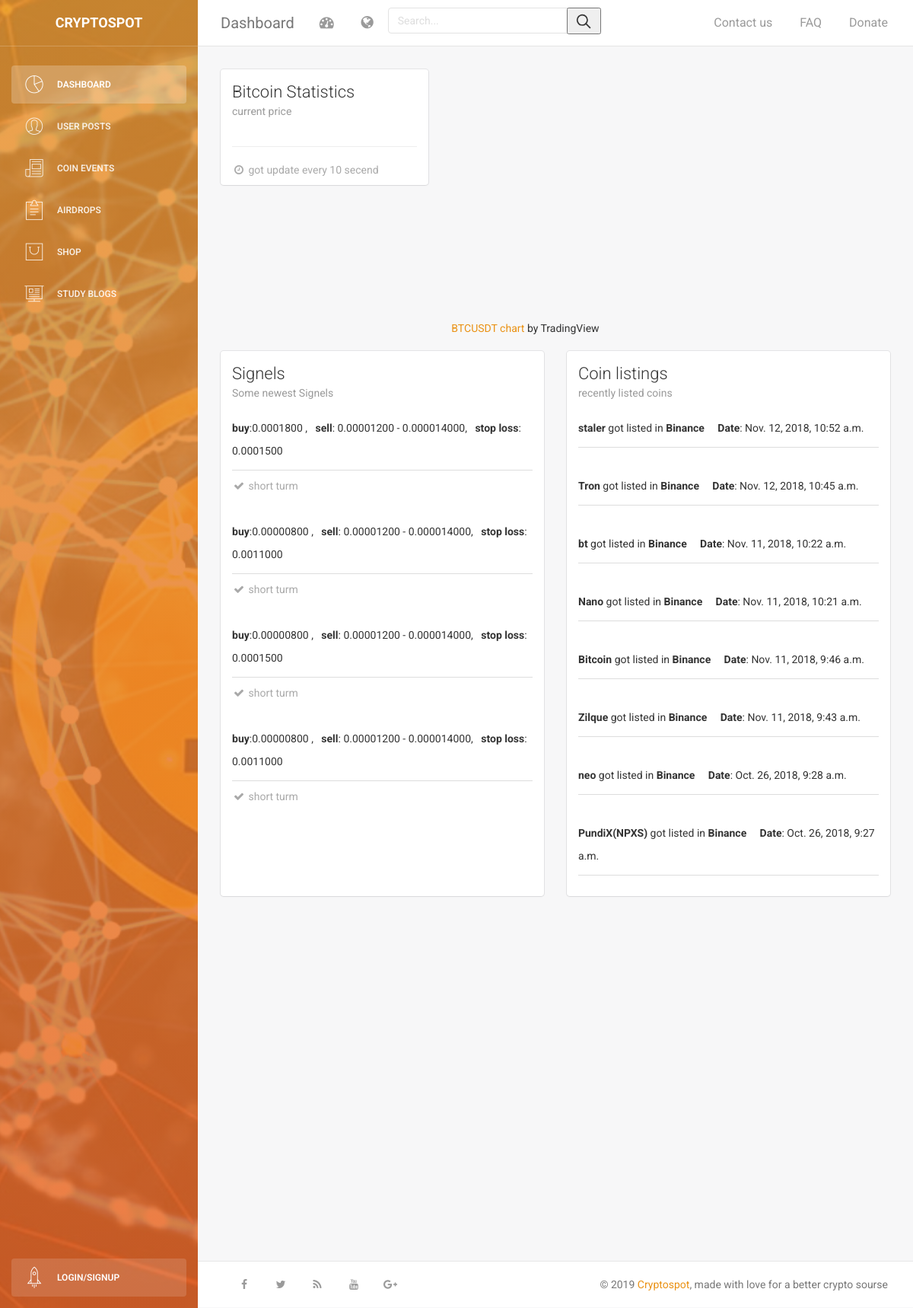
The page / on the database its author committed.
### dashboard/models.py (models this page shows)
class Dashconfig(models.Model):
	site_name = models.CharField(max_length=300 , null=True, blank=True)
	sidebar_image = models.ImageField(upload_to="Banners", null=True, blank=True , default="Banners/bitcoin-lighting.jpg")
	logo = models.ImageField(upload_to="Banners", null=True, blank=True , default="Banners/logo_orange.png")
	def __str__(self):
		return self.site_name

class Coin_listings(models.Model):
	coin = models.CharField(max_length=300 , null=True, blank=True)
	cymbol = models.CharField(max_length=10 , null=True, blank=True)
	coin_id = models.IntegerField(default=0, null=True, blank=True)
	exchange = models.ForeignKey(Exchange, on_delete=models.CASCADE, null=True)
	date = models.DateTimeField(default=datetime.now,blank=True,null=True, editable=False)
	def __str__(self):
		return self.coin

class Exchange(models.Model):
	name = models.CharField(max_length=30)
	def __str__(self):
       		return self.name

### posts/models.py (models this page shows, shortened)
class Signels(models.Model):
    author = models.ForeignKey(User, on_delete=models.CASCADE ,null=True)
    coin_name = models.CharField(max_length=300 , null=True, blank=True)
    symbol = models.CharField(max_length=10 , null=True, blank=True)
    title = models.CharField(max_length = 100, null=True, blank=True)
    signal_id = models.IntegerField(default=0, null=True, blank=True)
    buy =  models.CharField(max_length=200 , null=True, blank=True)
    sell =  models.CharField(max_length=200 , null=True, blank=True)
    stop_loss = models.CharField(max_length=200 , null=True, blank=True)
    created_at = models.DateTimeField(default=datetime.now,blank=True,null=True, editable=False)
    trade_time = models.CharField(max_length=100, null=True, blank=True)
    Exchange = models.ForeignKey(Exchange, on_delete=models.CASCADE, null=True)
    values_in = models.CharField(max_length=50 ,  null=True, choices=[('BTC', 'BTC'), ('USD', 'USD')])
    ups = models.IntegerField(default=0)
    down = models.IntegerField(default=0)

### website/views.py (the view)
# urls.py: url(r'^$', views.dashbord, name="dashbord"),
def dashbord(request):
	crypt = Dashconf.objects.get()
	signel = Signels.objects.all().order_by('-created_at')
	listing = Coin_listings.objects.all()
	dash = "Dashboard"
	for i in signel:
		if i.signal_id == 0:
			coin = i.symbol.upper()
			coincap(request, coin , i)
		else:
			pass
	for i in listing:
		if i.coin_id == 0:
			coin = i.cymbol.upper()
			coincap(request, coin , i)
		else:
			pass
	return render(request, "dashbord/dashbord.html", {"crypto": crypt , "signels" : reversed(signel), "listing": reversed(listing), "header": dash })

### website/templates/dashbord/dashbord.html (shortened to what this page needs)
{% extends 'dashbord/base.html' %}
{% block content %}
{% load static %}
        <div class="content">
            <div class="container-fluid">
                <div class="row">
                    <div class="col-md-4">
                        <div class="card">
                            <div class="header">
                                <h4 class="title"> Bitcoin Statistics</h4>
                                <p class="category">current price </p>
                            </div>
                            <div class="content">
                                    <hr>
                                    <div class="stats">
                                        <i class="fa fa-clock-o"></i> got update every 10 secend
                                    </div>
                            </div>
                        </div>
                    </div>
                    <div class="col-md-8">
                            <div class="content">
                                    <div class="tradingview-widget-container">
                                      <div id="tradingview_99272"></div>
                                      <div class="tradingview-widget-copyright"><a href="https://www.tradingview.com/symbols/BINANCE-BTCUSDT/" rel="noopener" target="_blank"><span class="blue-text">BTCUSDT chart</span></a> by TradingView</div>
                                    </div>
                        </div>
                        <br>
                    </div>
                </div>
                <div class="row">
                    <div class="signal col-md-6">
                        <div class="card signal" >
                            <div class="header">
                                <h4 class="title">Signels</h4>
                                <p class="category">Some newest Signels</p>
                            </div>
                            <div class="scrol">
                            {% for i in signels %}
                            <div class="content">
                                <div class="footer" id="legend">
                                    <div class="legend">
                                        <b class="buy">buy</b>:{{ i.buy }} ,  &nbsp;
                                        <b class="sell">sell</b>: {{i.sell}},  &nbsp;
                                        <b class="stop loss">stop loss</b>: {{ i.stop_loss }}
                                    </div>
                                    <hr>
                                    <div class="stats">
                                        <i class="fa fa-check"></i> {{i.trade_time}}
                                    </div>
                                </div>
                            </div>
                            {% endfor %}
                          </div>
                        </div>
                    </div>
                     <div class="signal col-md-6">
                        <div class="card listing">
                            <div class="header">
                                <h4 class="title">Coin listings</h4>
                                <p class="category">recently listed coins</p>
                            </div>
                            <div class="scrol">
                            {% for s in listing %}
                            <div class="content">
                                <div class="footer">
                                    <div class="legend" >
                                      <b class="listed">{{s.coin}}</b> got listed in <b>{{s.exchange}}</b> &nbsp; &nbsp;
                                      <b class="date">Date</b>: {{s.date}}  &nbsp;
                                    </div>
                                    <hr>
                                </div>
                            </div>
                            {% endfor %}
                          </div>
                        </div>
                    </div>
                </div>
        </div>
        </div>
          {% endblock %}

### website/templates/dashbord/base.html (shortened to what this page needs)
<!doctype html>
<html lang="en">
{% load static %}
<head>
    <link href="{% static 'dashboard/assets/css/bootstrap.min.css' %}" rel="stylesheet" />
    <link href="{% static 'dashboard/assets/css/animate.min.css' %}" rel="stylesheet"/>
    <link href="{% static 'dashboard/assets/css/light-bootstrap-dashboard.css' %}?{% now "U" %}" rel="stylesheet"/>
    <link href="{% static 'dashboard/assets/css/demo.css' %}" rel="stylesheet" />
    <link href="http://maxcdn.bootstrapcdn.com/font-awesome/4.2.0/css/font-awesome.min.css" rel="stylesheet">
    <link href="{% static 'dashboard/assets/css/pe-icon-7-stroke.css' %}" rel="stylesheet" />
</head>
<body>
<div class="wrapper">
    <div class="sidebar" data-color="orange" data-image="{% static 'website/bitcoin.jpg' %}">
        <div class="sidebar-wrapper">
            <div class="logo">
                <a href="/" class="simple-text">
                  <b>  {{ crypto.site_name }} </b>
                </a>
            </div>
            <ul class="nav">
                <li class="active">
                    <a href="/">
                        <i class="pe-7s-graph"></i>
                        <p>Dashboard</p>
                    </a>
                </li>
                <li>
                    <a href="/posts/">
                        <i class="pe-7s-user"></i>
                        <p>User Posts</p>
                    </a>
                </li>
                <li>
                    <a href="/events">
                        <i class="pe-7s-news-paper"></i>
                        <p>Coin events</p>
                    </a>
                </li>
                <li>
                    <a href="/airdrops">
                        <i class="pe-7s-note2"></i>
                        <p>Airdrops</p>
                    </a>
                </li>
                <li>
                    <a href="/shop">
                        <i class="pe-7s-shopbag"></i>
                        <p>Shop</p>
                    </a>
                </li>
                <li>
                    <a href="/blogs">
                        <i class="pe-7s-display2"></i>
                        <p>Study Blogs</p>
                    </a>
                </li>
                <li class="active-pro">
                 {% if request.user.is_authenticated %}
                    <a href="{% url 'logout_view' request.user.username %}">
                        <i class="pe-7s-rocket"></i>
                        <p>logout</p>
                    {% else %}
                    <a href="{% url 'auth_login' %}">
                        <i class="pe-7s-rocket"></i>
                        <p>login/signup</p>
                    {% endif %}
                    </a>
                </li>
            </ul>
        </div>
    </div>
    <div class="main-panel">
        <nav class="navbar navbar-default navbar-fixed">
            <div class="container-fluid">
                <div class="navbar-header">
                    <a class="navbar-brand" href="#">{{ header }}</a>
                </div>
                <div class="collapse navbar-collapse">
                    <ul class="nav navbar-nav navbar-left">
                        <li>
                            <a href="#" class="dropdown-toggle" data-toggle="dropdown">
                                <i class="fa fa-dashboard"></i>
                            </a>
                        </li>
                        <li class="dropdown">
                              <a href="#" class="dropdown-toggle" data-toggle="dropdown">
                                    <i class="fa fa-globe"></i>
                              </a>
                        </li>
                        <li>
                            <div class="search-input search-input--icon-right">
                                <form class="search" action="{% url 'search' %}" method='post'>
                              <input required="" class="form-control" value="{{query}}"type="search" name="search" id="searchInputX" placeholder="Search...">
                              <button type='submit' class="search-input__btn">
                                <svg class="icon" viewBox="0 0 24 24"><title>Search</title><g stroke-linecap="square" stroke-linejoin="miter" stroke-width="2" stroke="currentColor" fill="none" stroke-miterlimit="10"><line x1="22" y1="22" x2="15.656" y2="15.656"></line><circle cx="10" cy="10" r="8"></circle></g></svg>
                              </button>
                          </form>
                            </div>
                        </li>
                    </ul>
                    <ul class="nav navbar-nav navbar-right">
                        <li>
                           <a href="/contact">
                               <p>Contact us</p>
                            </a>
                        </li>
                        <li>
                           <a href="/faq">
                               <p>FAQ</p>
                            </a>
                        </li>
                        <li>
                            <a href="/donate">
                                <p>Donate</p>
                            </a>
                        </li>
                    </ul>
                </div>
            </div>
        </nav>
        {%block content%}
        {% endblock %}
        <footer class="footer">
            <div class="container-fluid">
                <nav class="pull-left">
                    <ul>
                        <div class="footer-social-icons">
                        <li><a href="" class="social-icon"> <i class="fa fa-facebook"></i></a></li>
                        <li><a href="" class="social-icon"> <i class="fa fa-twitter"></i></a></li>
                        <li><a href="" class="social-icon"> <i class="fa fa-rss"></i></a></li>
                        <li><a href="" class="social-icon"> <i class="fa fa-youtube"></i></a></li>
                        <li><a href="" class="social-icon"> <i class="fa fa-google-plus"></i></a></li>
                </div>
                    </ul>
                </nav>
                <p class="copyright pull-right">
                    &copy; <script>document.write(new Date().getFullYear())</script> <a href="http://www.cryptolads.com">{{crypto.site_name}}</a>, made with love for a better crypto sourse
                </p>
            </div>
        </footer>
    </div>
</div>
</body>
</html>

### static/dashboard/assets/css/demo.css (style rules this page uses)
.sidebar .nav > li.active-pro { position: absolute; width: 100%; bottom: 10px; }
.sidebar .nav > li.active-pro a { background: rgba(255, 255, 255, 0.14); opacity: 1; color: #FFFFFF; }

### website/templates/dashbord/base.html (style rules this page uses)
.footer-social-icons { margin-left: 10%; display: flex; }
:root { --search-input-btn-width: 2.8em; --search-input-icon-size: 1.25em; }
input#searchInputX { HEIGHT: 60%; }
.search-input { width: 280px; height: 60%; padding-top: 10px; position: relative; }
.search-input--icon-right .form-control { padding-right: var(--search-input-btn-width); }
.search-input__btn { position: absolute; top: 10px; right: 0; display: flex; justify-content: center; align-items: center; height: 80%; width: var(--search-input-btn-width); }
.search-input__btn .icon { display: block; width: var(--search-input-icon-size); height: var(--search-input-icon-size); margin-left: auto; margin-right: auto; color: var(--color-contrast-low); transition: transform 0.2s; }

### website/templates/dashbord/dashbord.html (style rules this page uses)
.card.listing { width: 100%; float: left; }
div#tradingview_99272 { height: 330px; }
.scrol { height: 650px; overflow-y: auto; }

### rows shown on the page
Dashconfig: site_name "CRYPTOSPOT", site_name "Cryptospot"
Signels: buy "0.0001800", sell "0.00001200 - 0.000014000", stop_loss "0.0001500", trade_time "short turm"
Signels: buy "0.00000800", sell "0.00001200 - 0.000014000", stop_loss "0.0011000", trade_time "short turm"
Signels: buy "0.00000800", sell "0.00001200 - 0.000014000", stop_loss "0.0001500", trade_time "short turm"
Signels: buy "0.00000800", sell "0.00001200 - 0.000014000", stop_loss "0.0011000", trade_time "short turm"
Coin_listings: coin "staler", exchange "Binance", date "Nov. 12, 2018, 10:52 a.m."
Coin_listings: coin "Tron", exchange "Binance", date "Nov. 12, 2018, 10:45 a.m."
Coin_listings: coin "bt", exchange "Binance", date "Nov. 11, 2018, 10:22 a.m."
Coin_listings: coin "Nano", exchange "Binance", date "Nov. 11, 2018, 10:21 a.m."
Coin_listings: coin "Bitcoin", exchange "Binance", date "Nov. 11, 2018, 9:46 a.m."
Coin_listings: coin "Zilque", exchange "Binance", date "Nov. 11, 2018, 9:43 a.m."
Coin_listings: coin "neo", exchange "Binance", date "Oct. 26, 2018, 9:28 a.m."
Coin_listings: coin "PundiX(NPXS)", exchange "Binance", date "Oct. 26, 2018, 9:27 a.m."

### other values the page prints
{{ header }} "Dashboard"
